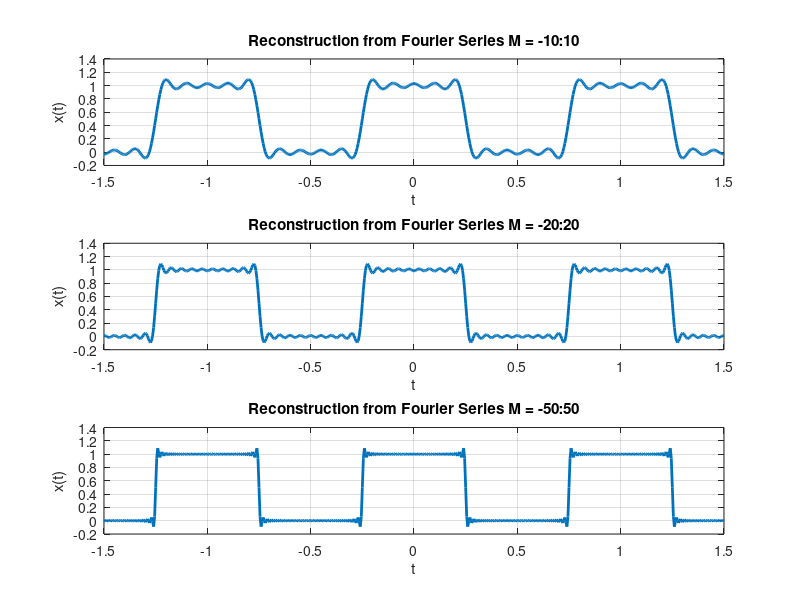

Write MATLAB code to recreate this figure.
clc; clear all; close all

t = -1.5:0.005:1.5; %square wave duration
T = 1; %time period of square wave
T1 = 1/4; %duty cycle of square wave
w0 = 2 * pi / T; %fundamental radian frequency of square wave
M = 10; %number of coefficients
k = -M:M; %2M+1 total coefficients to construct square wave
ak = sin(k * 2 * pi * (T1 / T)) ./ (k * pi);
ak(M + 1) = 2 * T1 / T; % Manual correction for a0 ?> ak(M+1)
x = zeros(1, length(t));

for k = -M:M

    if (mod(k, 2) == 0)

        x = x + ak(k + M + 1) * exp(j * k * w0 * t);
    else
        x = x + ak(k + M + 1) * exp(j * k * w0 * t);
    end

end

M = 20; %number of coefficients
k = -M:M; %2M+1 total coefficients to construct square wave
ak = sin(k * 2 * pi * (T1 / T)) ./ (k * pi);
ak(M + 1) = 2 * T1 / T; % Manual correction for a0 ?> ak(M+1)
x2 = zeros(1, length(t));

for k = -M:M

    if (mod(k, 2) == 0)
        x2 = x2 + ak(k + M + 1) * exp(j * k * w0 * t);
    else
        x2 = x2 + ak(k + M + 1) * exp(j * k * w0 * t);
    end

end

M = 50; %number of coefficients
k = -M:M; %2M+1 total coefficients to construct square wave
ak = sin(k * 2 * pi * (T1 / T)) ./ (k * pi);
ak(M + 1) = 2 * T1 / T; % Manual correction for a0 ?> ak(M+1)
x3 = zeros(1, length(t));

for k = -M:M

    if (mod(k, 2) == 0)
        x3 = x3 + ak(k + M + 1) * exp(j * k * w0 * t);
    else
        x3 = x3 + ak(k + M + 1) * exp(j * k * w0 * t);
    end

end

subplot(3, 1, 1)
plot(t, x, 'lineWidth', 2);
grid;
xlabel('t');
ylabel('x(t)');
title('Reconstruction from Fourier Series M = -10:10');
subplot(3, 1, 2)
plot(t, x2, 'lineWidth', 2);
grid;
xlabel('t');
ylabel('x(t)');
title('Reconstruction from Fourier Series M = -20:20');

subplot(3, 1, 3)
plot(t, x3, 'lineWidth', 2);
grid;
xlabel('t');
ylabel('x(t)');
title('Reconstruction from Fourier Series M = -50:50');

% ***************increasing the number of impulses results in increased nmr of harmonics
